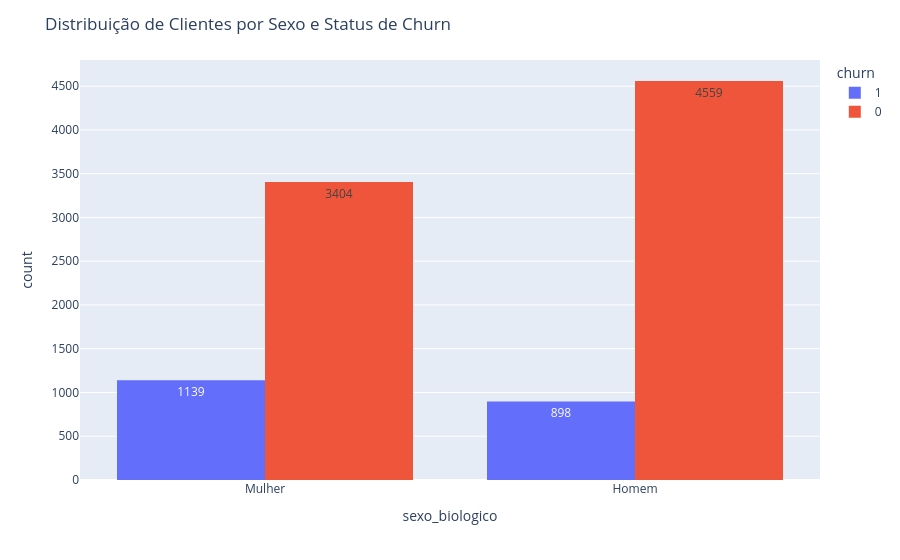

The code cell stored with this chart in its notebook:
### Code cell
fig3 = px.histogram(dados, x = 'sexo_biologico', text_auto = True, color = 'churn', barmode = 'group')

fig3.update_layout(
    title='Distribuição de Clientes por Sexo e Status de Churn'
)

fig3.show()

### Figure 1 — Plotly figure (JSON) as saved in the notebook; plotly's stock layout.template omitted (floating-point values rounded to 4 significant figures; data arrays with more than 128 entries replaced by an {"elided": "..."} marker saying what was removed)
{"data": [{"alignmentgroup": "True", "bingroup": "x", "hovertemplate": "churn=1<br>sexo_biologico=%{x}<br>count=%{y}<extra></extra>", "legendgroup": "1", "marker": {"color": "#636efa", "pattern": {"shape": ""}}, "name": "1", "offsetgroup": "1", "orientation": "v", "showlegend": true, "texttemplate": "%{value}", "type": "histogram", "x": {"elided": "2037 str values"}, "xaxis": "x", "yaxis": "y"}, {"alignmentgroup": "True", "bingroup": "x", "hovertemplate": "churn=0<br>sexo_biologico=%{x}<br>count=%{y}<extra></extra>", "legendgroup": "0", "marker": {"color": "#EF553B", "pattern": {"shape": ""}}, "name": "0", "offsetgroup": "0", "orientation": "v", "showlegend": true, "texttemplate": "%{value}", "type": "histogram", "x": {"elided": "7963 str values"}, "xaxis": "x", "yaxis": "y"}], "layout": {"barmode": "group", "legend": {"title": {"text": "churn"}, "tracegroupgap": 0}, "margin": {"t": 60}, "title": {"text": "Distribuição de Clientes por Sexo e Status de Churn"}, "xaxis": {"anchor": "y", "domain": [0, 1], "title": {"text": "sexo_biologico"}}, "yaxis": {"anchor": "x", "domain": [0, 1], "title": {"text": "count"}}}}
